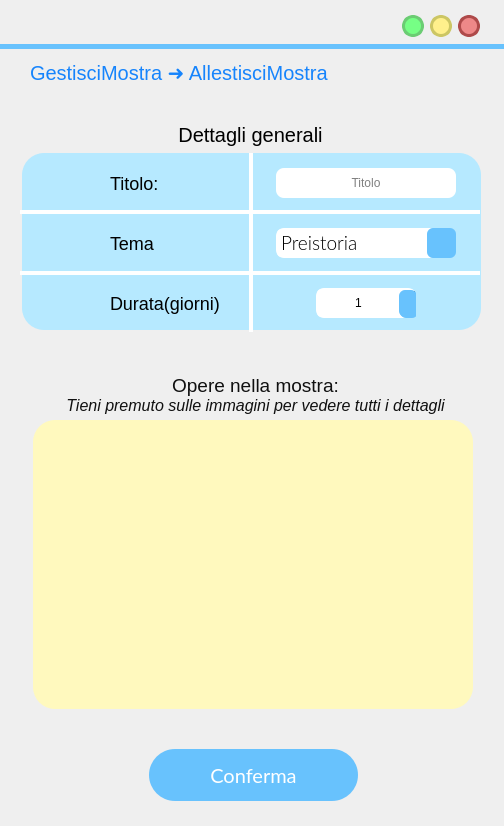
<?xml version="1.0" encoding="UTF-8"?>
<ui version="4.0">
 <class>MainWindow</class>
 <widget class="QMainWindow" name="MainWindow">
  <property name="geometry">
   <rect>
    <x>0</x>
    <y>0</y>
    <width>504</width>
    <height>826</height>
   </rect>
  </property>
  <property name="cursor">
   <cursorShape>ArrowCursor</cursorShape>
  </property>
  <property name="windowTitle">
   <string>MainWindow</string>
  </property>
  <property name="styleSheet">
   <string notr="true"/>
  </property>
  <widget class="QWidget" name="centralwidget">
   <widget class="QLabel" name="label">
    <property name="geometry">
     <rect>
      <x>0</x>
      <y>44</y>
      <width>641</width>
      <height>5</height>
     </rect>
    </property>
    <property name="styleSheet">
     <string notr="true">background-color:rgb(104, 194, 253);</string>
    </property>
    <property name="text">
     <string/>
    </property>
   </widget>
   <widget class="QPushButton" name="reduceButton">
    <property name="geometry">
     <rect>
      <x>402</x>
      <y>15</y>
      <width>22</width>
      <height>22</height>
     </rect>
    </property>
    <property name="sizePolicy">
     <sizepolicy hsizetype="Fixed" vsizetype="Fixed">
      <horstretch>0</horstretch>
      <verstretch>0</verstretch>
     </sizepolicy>
    </property>
    <property name="minimumSize">
     <size>
      <width>22</width>
      <height>22</height>
     </size>
    </property>
    <property name="maximumSize">
     <size>
      <width>24</width>
      <height>24</height>
     </size>
    </property>
    <property name="cursor">
     <cursorShape>PointingHandCursor</cursorShape>
    </property>
    <property name="styleSheet">
     <string notr="true">QPushButton{
 background-color:#76ff85;
 border-style: solid;
 border-radius:11px;
font: 18pt &quot;Candara&quot;;
border-color:#6bcc73;
border-width:3;
}

QPushButton::pressed{
	background-color : white;
	border-color:#6bcc73;
	border-width:3;
}
</string>
    </property>
    <property name="text">
     <string/>
    </property>
   </widget>
   <widget class="QPushButton" name="exitButton">
    <property name="geometry">
     <rect>
      <x>458</x>
      <y>15</y>
      <width>22</width>
      <height>22</height>
     </rect>
    </property>
    <property name="sizePolicy">
     <sizepolicy hsizetype="Fixed" vsizetype="Fixed">
      <horstretch>0</horstretch>
      <verstretch>0</verstretch>
     </sizepolicy>
    </property>
    <property name="minimumSize">
     <size>
      <width>22</width>
      <height>22</height>
     </size>
    </property>
    <property name="maximumSize">
     <size>
      <width>24</width>
      <height>24</height>
     </size>
    </property>
    <property name="cursor">
     <cursorShape>PointingHandCursor</cursorShape>
    </property>
    <property name="styleSheet">
     <string notr="true">QPushButton{
 background-color:#ee8888;
 border-style: solid;
 border-radius:11px;
font: 18pt &quot;Candara&quot;;
border-color:#ae4a4a;
border-width:3;
}

QPushButton::pressed{
	background-color : white;
	border-color:#ae4a4a;
	border-width:3;
}
</string>
    </property>
    <property name="text">
     <string/>
    </property>
   </widget>
   <widget class="QPushButton" name="maximizeButton">
    <property name="geometry">
     <rect>
      <x>430</x>
      <y>15</y>
      <width>22</width>
      <height>22</height>
     </rect>
    </property>
    <property name="sizePolicy">
     <sizepolicy hsizetype="Fixed" vsizetype="Fixed">
      <horstretch>0</horstretch>
      <verstretch>0</verstretch>
     </sizepolicy>
    </property>
    <property name="minimumSize">
     <size>
      <width>20</width>
      <height>20</height>
     </size>
    </property>
    <property name="maximumSize">
     <size>
      <width>24</width>
      <height>24</height>
     </size>
    </property>
    <property name="cursor">
     <cursorShape>PointingHandCursor</cursorShape>
    </property>
    <property name="styleSheet">
     <string notr="true">QPushButton{
 background-color:#fff08c	;
 border-style: solid;
 border-radius:11px;
font: 18pt &quot;Candara&quot;;
border-color:#ccc664;
border-width:3;
}

QPushButton::pressed{
	background-color : white;
	border-color:#ccc664;
	border-width:3;
}
</string>
    </property>
    <property name="text">
     <string/>
    </property>
   </widget>
   <widget class="QLabel" name="previousButton">
    <property name="geometry">
     <rect>
      <x>450</x>
      <y>57</y>
      <width>36</width>
      <height>36</height>
     </rect>
    </property>
    <property name="font">
     <font>
      <family>Lato Light</family>
      <pointsize>20</pointsize>
      <weight>50</weight>
      <italic>false</italic>
      <bold>false</bold>
     </font>
    </property>
    <property name="cursor">
     <cursorShape>PointingHandCursor</cursorShape>
    </property>
    <property name="autoFillBackground">
     <bool>false</bool>
    </property>
    <property name="styleSheet">
     <string notr="true">background-color: rgba(255, 255, 255,0);</string>
    </property>
    <property name="text">
     <string/>
    </property>
    <property name="pixmap">
     <pixmap resource="res/res.qrc">:/icons/arrow_back_FILL1_wght700_GRAD200_opsz48_risultato.png</pixmap>
    </property>
    <property name="scaledContents">
     <bool>true</bool>
    </property>
   </widget>
   <widget class="QLabel" name="titoloLabel">
    <property name="geometry">
     <rect>
      <x>30</x>
      <y>57</y>
      <width>411</width>
      <height>31</height>
     </rect>
    </property>
    <property name="styleSheet">
     <string notr="true">font-size: 20px;
text-align: left;
background-color: rgba(255, 255, 255,0);
color: #1684FC;
font: 16pt &quot;Lato&quot;;</string>
    </property>
    <property name="text">
     <string>GestisciMostra ➜ AllestisciMostra</string>
    </property>
   </widget>
   <widget class="QLabel" name="label_3">
    <property name="geometry">
     <rect>
      <x>20</x>
      <y>10</y>
      <width>361</width>
      <height>31</height>
     </rect>
    </property>
    <property name="cursor">
     <cursorShape>SizeAllCursor</cursorShape>
    </property>
    <property name="styleSheet">
     <string notr="true">color: rgba(255, 255, 255,0);
background-color:rgba(255, 255, 255,0);</string>
    </property>
    <property name="text">
     <string/>
    </property>
   </widget>
   <widget class="QLabel" name="titoloLabel_3">
    <property name="geometry">
     <rect>
      <x>10</x>
      <y>119</y>
      <width>481</width>
      <height>31</height>
     </rect>
    </property>
    <property name="styleSheet">
     <string notr="true">font-size: 20px;
text-align: left;
background-color: rgba(255, 255, 255,0);
</string>
    </property>
    <property name="text">
     <string>Dettagli generali</string>
    </property>
    <property name="alignment">
     <set>Qt::AlignCenter</set>
    </property>
   </widget>
   <widget class="QLabel" name="immagineLabel">
    <property name="geometry">
     <rect>
      <x>33</x>
      <y>420</y>
      <width>440</width>
      <height>289</height>
     </rect>
    </property>
    <property name="sizePolicy">
     <sizepolicy hsizetype="Fixed" vsizetype="Fixed">
      <horstretch>0</horstretch>
      <verstretch>0</verstretch>
     </sizepolicy>
    </property>
    <property name="styleSheet">
     <string notr="true">border-radius: 22px;
background-color: rgba(255, 249, 190, 255);</string>
    </property>
    <property name="text">
     <string/>
    </property>
    <property name="scaledContents">
     <bool>true</bool>
    </property>
    <property name="alignment">
     <set>Qt::AlignCenter</set>
    </property>
    <property name="margin">
     <number>10</number>
    </property>
    <property name="indent">
     <number>10</number>
    </property>
   </widget>
   <widget class="QScrollArea" name="scrollArea">
    <property name="geometry">
     <rect>
      <x>37</x>
      <y>445</y>
      <width>421</width>
      <height>251</height>
     </rect>
    </property>
    <property name="styleSheet">
     <string notr="true">QWidget{
background:rgb(255, 255, 255);
border-radius:0px;
border-color:rgb(255, 249, 190);
border-style: solid;
border-width:7;
}


QScrollArea{
border-width:0px;
border-radius: 22px;
background-color: rgba(255, 255, 255, 255);
}

QScrollBar{
border-width:0px;
	border-radius:4px;
background-color: rgba(255, 255, 255, 255);

}


/* VERTICAL SCROLLBAR */
 QScrollBar:vertical {
	border: none;
    width: 14px;
    margin: 0px 0 0px 0;
	border-radius: 7px;
margin: 0px 0px 0px 0px;

 }



/*  HANDLE BAR VERTICAL */
QScrollBar::handle:vertical {	
	background-color:#68C2FD;
	min-height: 30px;	
	border-radius: 7px;

}
QScrollBar::handle:vertical:hover{	
	background-color:#A6E4FF;
}
QScrollBar::handle:vertical:pressed {	
	background-color: #5AA7D9;
}


/* BTN TOP - SCROLLBAR */
QScrollBar::sub-line:vertical {
	background-color: rgb(255, 255, 255);
	border-radius: 7px;
}
QScrollBar::sub-line:vertical:hover {	
	background-color:#68C2FD;
}
QScrollBar::sub-line:vertical:pressed {	
	background-color: #5AA7D9;
}

/* BTN BOTTOM - SCROLLBAR  */
QScrollBar::add-line:vertical {

	background-color: rgb(255, 255, 255);
	border-radius: 7px;

}
QScrollBar::add-line:vertical:hover {	
	background-color:rgb(255, 255, 255)
}
QScrollBar::add-line:vertical:pressed {	
	background-color:rgb(255, 255, 255)
}
/* RESET ARROW  */
QScrollBar::up-arrow:vertical, QScrollBar::down-arrow:vertical {
	background: none;
}
QScrollBar::add-page:vertical, QScrollBar::sub-page:vertical {
	background: none;
} 
</string>
    </property>
    <property name="horizontalScrollBarPolicy">
     <enum>Qt::ScrollBarAlwaysOff</enum>
    </property>
    <property name="widgetResizable">
     <bool>true</bool>
    </property>
    <widget class="QWidget" name="scrollAreaWidgetContents">
     <property name="geometry">
      <rect>
       <x>0</x>
       <y>0</y>
       <width>421</width>
       <height>251</height>
      </rect>
     </property>
     <property name="styleSheet">
      <string notr="true">border-width:0px;
border-radius: 0px;
background-color: rgba(255, 249, 190, 255);</string>
     </property>
     <layout class="QVBoxLayout" name="verticalLayout">
      <item>
       <layout class="QGridLayout" name="gridLayout">
        <property name="leftMargin">
         <number>8</number>
        </property>
        <property name="topMargin">
         <number>0</number>
        </property>
        <property name="rightMargin">
         <number>8</number>
        </property>
        <property name="bottomMargin">
         <number>0</number>
        </property>
        <property name="horizontalSpacing">
         <number>14</number>
        </property>
        <property name="verticalSpacing">
         <number>12</number>
        </property>
       </layout>
      </item>
     </layout>
    </widget>
   </widget>
   <widget class="QLabel" name="titoloLabel_4">
    <property name="geometry">
     <rect>
      <x>10</x>
      <y>390</y>
      <width>491</width>
      <height>31</height>
     </rect>
    </property>
    <property name="layoutDirection">
     <enum>Qt::RightToLeft</enum>
    </property>
    <property name="styleSheet">
     <string notr="true">left: 802px;
top: 386px;
width: 307px;
height: 19px;
color: rgba(16, 16, 16);
background-color: rgba(255, 255, 255,0);

</string>
    </property>
    <property name="text">
     <string>&lt;html&gt;&lt;head/&gt;&lt;body&gt;&lt;p&gt;&lt;span style=&quot; font-size:12pt; font-style:italic;&quot;&gt;Tieni premuto sulle immagini per vedere tutti i dettagli&lt;/span&gt;&lt;/p&gt;&lt;/body&gt;&lt;/html&gt;</string>
    </property>
    <property name="alignment">
     <set>Qt::AlignCenter</set>
    </property>
   </widget>
   <widget class="QLabel" name="titoloLabel">
    <property name="geometry">
     <rect>
      <x>10</x>
      <y>370</y>
      <width>491</width>
      <height>31</height>
     </rect>
    </property>
    <property name="styleSheet">
     <string notr="true">left: 849px;
background-color: rgba(255, 255, 255,0);
top: 359px;
width: 212px;
height: 24px;
color: rgba(16, 16, 16);
font-size: 20px;
text-align: center;

</string>
    </property>
    <property name="text">
     <string>&lt;html&gt;&lt;head/&gt;&lt;body&gt;&lt;p&gt;&lt;span style=&quot; font-size:14pt;&quot;&gt;Opere nella mostra:&lt;/span&gt;&lt;/p&gt;&lt;/body&gt;&lt;/html&gt;</string>
    </property>
    <property name="alignment">
     <set>Qt::AlignCenter</set>
    </property>
   </widget>
   <widget class="QLabel" name="label_2">
    <property name="geometry">
     <rect>
      <x>22</x>
      <y>153</y>
      <width>459</width>
      <height>177</height>
     </rect>
    </property>
    <property name="styleSheet">
     <string notr="true">left: 790px;
top: 159px;
width: 437px;
height: 650px;
line-height: 20px;
border-radius: 22px;
background-color: rgba(182, 233, 255, 255);
text-align: center;</string>
    </property>
    <property name="text">
     <string/>
    </property>
   </widget>
   <widget class="QLabel" name="label_6">
    <property name="geometry">
     <rect>
      <x>20</x>
      <y>210</y>
      <width>460</width>
      <height>4</height>
     </rect>
    </property>
    <property name="sizePolicy">
     <sizepolicy hsizetype="Fixed" vsizetype="Fixed">
      <horstretch>0</horstretch>
      <verstretch>0</verstretch>
     </sizepolicy>
    </property>
    <property name="styleSheet">
     <string notr="true">width: 314px;
height: 180px;
border-radius: 0;
background-color: rgb(255, 255, 255);
text-align: center;</string>
    </property>
    <property name="text">
     <string/>
    </property>
    <property name="scaledContents">
     <bool>true</bool>
    </property>
    <property name="alignment">
     <set>Qt::AlignCenter</set>
    </property>
    <property name="margin">
     <number>10</number>
    </property>
    <property name="indent">
     <number>0</number>
    </property>
   </widget>
   <widget class="QLabel" name="label_4">
    <property name="geometry">
     <rect>
      <x>39</x>
      <y>166</y>
      <width>34</width>
      <height>34</height>
     </rect>
    </property>
    <property name="styleSheet">
     <string notr="true">background-color: rgba(255, 255, 255,0);</string>
    </property>
    <property name="text">
     <string/>
    </property>
    <property name="pixmap">
     <pixmap resource="res/res.qrc">:/icons/title_FILL1_wght600_GRAD200_opsz48_risultato.png</pixmap>
    </property>
    <property name="scaledContents">
     <bool>true</bool>
    </property>
   </widget>
   <widget class="QLabel" name="label_5">
    <property name="geometry">
     <rect>
      <x>40</x>
      <y>226</y>
      <width>34</width>
      <height>34</height>
     </rect>
    </property>
    <property name="styleSheet">
     <string notr="true">background-color: rgba(255, 255, 255,0);</string>
    </property>
    <property name="text">
     <string/>
    </property>
    <property name="pixmap">
     <pixmap resource="res/res.qrc">:/icons/brush_FILL1_wght600_GRAD200_opsz48_risultato.png</pixmap>
    </property>
    <property name="scaledContents">
     <bool>true</bool>
    </property>
   </widget>
   <widget class="QLabel" name="titoloLabel_5">
    <property name="geometry">
     <rect>
      <x>110</x>
      <y>153</y>
      <width>141</width>
      <height>61</height>
     </rect>
    </property>
    <property name="styleSheet">
     <string notr="true">font-size: 18px;
text-align: left;
background-color: rgba(255, 255, 255,0);
</string>
    </property>
    <property name="text">
     <string>Titolo:</string>
    </property>
    <property name="alignment">
     <set>Qt::AlignLeading|Qt::AlignLeft|Qt::AlignVCenter</set>
    </property>
   </widget>
   <widget class="QLabel" name="label_15">
    <property name="geometry">
     <rect>
      <x>110</x>
      <y>213</y>
      <width>141</width>
      <height>61</height>
     </rect>
    </property>
    <property name="styleSheet">
     <string notr="true">font-size: 18px;
text-align: left;
background-color: rgba(255, 255, 255,0);
</string>
    </property>
    <property name="text">
     <string>Tema</string>
    </property>
    <property name="alignment">
     <set>Qt::AlignLeading|Qt::AlignLeft|Qt::AlignVCenter</set>
    </property>
   </widget>
   <widget class="QLabel" name="label_7">
    <property name="geometry">
     <rect>
      <x>20</x>
      <y>271</y>
      <width>460</width>
      <height>4</height>
     </rect>
    </property>
    <property name="sizePolicy">
     <sizepolicy hsizetype="Fixed" vsizetype="Fixed">
      <horstretch>0</horstretch>
      <verstretch>0</verstretch>
     </sizepolicy>
    </property>
    <property name="styleSheet">
     <string notr="true">width: 314px;
height: 180px;
border-radius: 0;
background-color: rgb(255, 255, 255);
text-align: center;</string>
    </property>
    <property name="text">
     <string/>
    </property>
    <property name="scaledContents">
     <bool>true</bool>
    </property>
    <property name="alignment">
     <set>Qt::AlignCenter</set>
    </property>
    <property name="margin">
     <number>10</number>
    </property>
    <property name="indent">
     <number>0</number>
    </property>
   </widget>
   <widget class="QLabel" name="label_8">
    <property name="geometry">
     <rect>
      <x>249</x>
      <y>153</y>
      <width>4</width>
      <height>179</height>
     </rect>
    </property>
    <property name="styleSheet">
     <string notr="true">background-color:#FFFFFF;</string>
    </property>
    <property name="text">
     <string/>
    </property>
   </widget>
   <widget class="QLabel" name="label_9">
    <property name="geometry">
     <rect>
      <x>40</x>
      <y>286</y>
      <width>34</width>
      <height>34</height>
     </rect>
    </property>
    <property name="styleSheet">
     <string notr="true">background-color: rgba(255, 255, 255,0);</string>
    </property>
    <property name="text">
     <string/>
    </property>
    <property name="pixmap">
     <pixmap resource="res/res.qrc">:/icons/schedule_FILL1_wght600_GRAD200_opsz48_risultato.png</pixmap>
    </property>
    <property name="scaledContents">
     <bool>true</bool>
    </property>
   </widget>
   <widget class="QLabel" name="label_16">
    <property name="geometry">
     <rect>
      <x>110</x>
      <y>273</y>
      <width>141</width>
      <height>61</height>
     </rect>
    </property>
    <property name="styleSheet">
     <string notr="true">font-size: 18px;
text-align: left;
background-color: rgba(255, 255, 255,0);
</string>
    </property>
    <property name="text">
     <string>Durata(giorni)</string>
    </property>
    <property name="alignment">
     <set>Qt::AlignLeading|Qt::AlignLeft|Qt::AlignVCenter</set>
    </property>
   </widget>
   <widget class="QLineEdit" name="titoloLineEdit">
    <property name="geometry">
     <rect>
      <x>276</x>
      <y>168</y>
      <width>180</width>
      <height>30</height>
     </rect>
    </property>
    <property name="styleSheet">
     <string notr="true">QLineEdit{
background:rgb(255, 255, 255);
border-radius:8px;
border-color:rgb(104, 194, 253);
border-style: solid;
border-width:0;
font: 14pt &quot;Lato Light&quot;;
}
QLineEdit::focus{
background:rgb(255, 255, 255);
border-radius:8px;
border-color:rgb(104, 194, 253);
border-style: solid;
border-width:3;
}</string>
    </property>
    <property name="text">
     <string/>
    </property>
    <property name="alignment">
     <set>Qt::AlignCenter</set>
    </property>
    <property name="placeholderText">
     <string>Titolo</string>
    </property>
   </widget>
   <widget class="QComboBox" name="periodoStoricoComboBox">
    <property name="geometry">
     <rect>
      <x>276</x>
      <y>228</y>
      <width>180</width>
      <height>30</height>
     </rect>
    </property>
    <property name="font">
     <font>
      <family>Lato Light</family>
      <pointsize>14</pointsize>
      <weight>50</weight>
      <italic>false</italic>
      <bold>false</bold>
      <strikeout>false</strikeout>
      <stylestrategy>PreferDefault</stylestrategy>
     </font>
    </property>
    <property name="toolTip">
     <string/>
    </property>
    <property name="styleSheet">
     <string notr="true">

QComboBox{
background:rgb(255, 255, 255);
border-radius:8px;
border-color:rgb(255, 255, 255);
border-style: solid;
text-align:center;
border-width:3;
}
QComboBox::focus{
background:rgb(255, 255, 255);
border-radius:8px;
border-color:rgb(104, 194, 253);
border-style: solid;
border-width:3;
}

QComboBox::down-arrow {
    image: url(:/icons/expand_more_FILL1_wght600_GRAD200_opsz48_risultato.png);

    width: 26px;
    height: 26px;
margin: 0px 0px 0px 0px
}

QComboBox::drop-down  {
	background-color:rgb(104, 194, 253);
border-radius:6px;
margin:-3px -3px -3px -10px;
    border: 0px; /* This seems to replace the whole arrow of the combo box */

}
</string>
    </property>
    <property name="editable">
     <bool>false</bool>
    </property>
    <property name="currentText">
     <string>Preistoria</string>
    </property>
    <property name="iconSize">
     <size>
      <width>16</width>
      <height>16</height>
     </size>
    </property>
    <property name="frame">
     <bool>true</bool>
    </property>
    <item>
     <property name="text">
      <string>Preistoria</string>
     </property>
    </item>
    <item>
     <property name="text">
      <string>Classico</string>
     </property>
    </item>
    <item>
     <property name="text">
      <string>Rinascimento</string>
     </property>
    </item>
    <item>
     <property name="text">
      <string>Barocco</string>
     </property>
    </item>
    <item>
     <property name="text">
      <string>Neoclassico</string>
     </property>
    </item>
    <item>
     <property name="text">
      <string>Romanticismo</string>
     </property>
    </item>
    <item>
     <property name="text">
      <string>Contemporaneo</string>
     </property>
    </item>
    <item>
     <property name="text">
      <string>Impressionismo</string>
     </property>
    </item>
    <item>
     <property name="text">
      <string>Avanguardista</string>
     </property>
    </item>
   </widget>
   <widget class="QSpinBox" name="durataSpinBox">
    <property name="geometry">
     <rect>
      <x>316</x>
      <y>288</y>
      <width>100</width>
      <height>30</height>
     </rect>
    </property>
    <property name="styleSheet">
     <string notr="true">QSpinBox{
background:rgb(255, 255, 255);
border-radius:8px;
border-color:rgb(255, 255, 255);
border-style: solid;
text-align:center;
border-width:3;
}

QSpinBox::focus{
background:rgb(255, 255, 255);
border-radius:8px;
border-color:rgb(104, 194, 253);
border-style: solid;
border-width:3;
}


QSpinBox::down-arrow {
    image: url(:/icons/expand_more_FILL1_wght600_GRAD200_opsz48_risultato.png);
background-color:rgb(104, 194, 253);
	width: 26px;
    height: 26px;
	margin: 0px 0px 0px 0px
}
	
QSpinBox::up-arrow {
    image: url(:/icons/keyboard_arrow_up_FILL1_wght600_GRAD200_opsz48_risultato.png);
}

QSpinBox::down-arrow  {
	background-color:rgb(104, 194, 253);
border-bottom-left-radius: 6px;
border-bottom-right-radius: 6px;
	margin:-2px -7px -3px -6px;

    border: 0px; /* This seems to replace the whole arrow of the combo box */
}

QSpinBox::up-arrow  {
	background-color:rgb(104, 194, 253);
border-top-left-radius: 6px;
border-top-right-radius: 6px;
	margin:-2px -7px -3px -6px;
    border: 0px; /* This seems to replace the whole arrow of the combo box */}

QSpinBox::up-arrow::pressed{
	border-color:rgb(104, 194, 253);
	border-width:2;
	background-color : white;
	color:rgb(104, 194, 253);
}

QSpinBox::down-arrow::pressed{
	border-color:rgb(104, 194, 253);
	border-width:4;
	background-color : white;
	color:rgb(104, 194, 253);
}</string>
    </property>
    <property name="wrapping">
     <bool>false</bool>
    </property>
    <property name="alignment">
     <set>Qt::AlignCenter</set>
    </property>
    <property name="buttonSymbols">
     <enum>QAbstractSpinBox::UpDownArrows</enum>
    </property>
    <property name="minimum">
     <number>1</number>
    </property>
    <property name="maximum">
     <number>365</number>
    </property>
   </widget>
   <widget class="QPushButton" name="confermaButton">
    <property name="geometry">
     <rect>
      <x>149</x>
      <y>749</y>
      <width>209</width>
      <height>52</height>
     </rect>
    </property>
    <property name="font">
     <font>
      <family>Lato</family>
      <pointsize>15</pointsize>
      <weight>50</weight>
      <italic>false</italic>
      <bold>false</bold>
     </font>
    </property>
    <property name="cursor">
     <cursorShape>PointingHandCursor</cursorShape>
    </property>
    <property name="autoFillBackground">
     <bool>false</bool>
    </property>
    <property name="styleSheet">
     <string notr="true">QPushButton{
 background-color:rgb(104, 194, 253);
 border-style: solid;
 border-radius:26px;
color: rgb(255, 255, 255);
	font: 15pt &quot;Lato&quot;;
}

QPushButton::hover{
	border-color : rgb(15, 138, 204);
	color: white;
border-width:0;
}

QPushButton::pressed{
	border-color:rgb(104, 194, 253);
	border-width:4;
	background-color : white;
	color:rgb(104, 194, 253);
}
</string>
    </property>
    <property name="text">
     <string>Conferma</string>
    </property>
   </widget>
   <zorder>confermaButton</zorder>
   <zorder>immagineLabel</zorder>
   <zorder>label</zorder>
   <zorder>reduceButton</zorder>
   <zorder>exitButton</zorder>
   <zorder>maximizeButton</zorder>
   <zorder>previousButton</zorder>
   <zorder>titoloLabel</zorder>
   <zorder>label_3</zorder>
   <zorder>titoloLabel_3</zorder>
   <zorder>scrollArea</zorder>
   <zorder>titoloLabel_4</zorder>
   <zorder>titoloLabel</zorder>
   <zorder>label_2</zorder>
   <zorder>label_6</zorder>
   <zorder>label_4</zorder>
   <zorder>label_5</zorder>
   <zorder>titoloLabel_5</zorder>
   <zorder>label_15</zorder>
   <zorder>label_7</zorder>
   <zorder>label_8</zorder>
   <zorder>label_9</zorder>
   <zorder>label_16</zorder>
   <zorder>titoloLineEdit</zorder>
   <zorder>periodoStoricoComboBox</zorder>
   <zorder>durataSpinBox</zorder>
  </widget>
 </widget>
 <resources>
  <include location="res/res.qrc"/>
 </resources>
 <connections/>
</ui>
